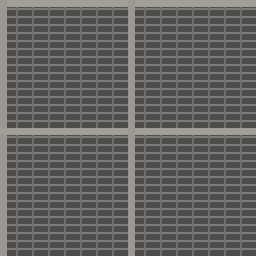
#> input picture assets/walk/basilica-cistern/deck.jpg, 256 x 256 px
$ python -i build_walk.py   (imports and definitions only)
#> lines starting #> are read from the running program, lines starting #| are printed output that depends on the picture
#> further down, picture is the input picture: PIL image 256x256 RGB; mean R, G, B 99.4, 98.2, 95.6
"""Usage: python3.11 tool/walk/build_walk.py [studio/walk/<id>.yaml ...]

P14: builds an immersive walk (WK) from its spec into assets/walk/<id>/:

  model.glb     the prototype meshes (spolia shafts & bases, capitals & imposts,
                groin-vault bay, 2022 seismic tie-rods, water-edge uplights,
                wall segments, pilaster, carved Medusa bases and photo faces,
                steel walkway, railings, stone stair, LED strips, dual water
                surfaces, fish), y-up, with light baked into vertex colours
  walk.json     the manifest: grid, capitals & spolia shafts order, special
                columns, deck route, stops, tappable callouts with photos and
                metrics, reveal & story, lighting & fog, ambient placeholders,
                sources and model sha256
  *.jpg / *.png real photo-derived seamless textures extracted deterministically
                from verified Wikimedia Commons photographs in
                assets/media/underground/, plus the 2022 steel grating and
                dual-layer animated water & caustic sheets.
"""
import hashlib
import json
import math
import random
import sys
from pathlib import Path

import numpy as np
import yaml
from PIL import Image, ImageDraw, ImageFilter, ImageOps

sys.path.insert(0, str(Path(__file__).resolve().parent))
import geometry as g  # noqa: E402
from glb import write_glb  # noqa: E402

ROOT = Path(__file__).resolve().parents[2]
STUDIO = ROOT / 'studio/walk'
ASSETS = ROOT / 'assets/walk'
MEDIA_UNDERGROUND = ROOT / 'assets/media/underground'


def value(entry):
    return entry['value'] if isinstance(entry, dict) and 'value' in entry else entry


# [26 lines left out: functions grid_values, distribute, capitals_and_shafts, not called in this run]


def _crop_frac(im, x0, y0, x1, y1):
    w, h = im.size
    return im.crop((int(w * x0), int(h * y0), int(w * x1), int(h * y1)))


# [17 lines left out: function _seamless, not called in this run]


def _tone_albedo(pil_img, target_mean=0.80, contrast=0.88, desat=0.65, blur_r=24, per_channel=True):
    """Flat-fields a real photo patch into a clean neutral-lit albedo texture
    with soft tanh highlight shoulder so baked uplighting never clips white."""
#> called with target_mean = 0.8, contrast = 0.88, desat = 0.65, blur_r = 24, per_channel = True
    a = np.asarray(pil_img.convert('RGB'), dtype=np.float64) / 255.0
    blur = np.asarray(pil_img.convert('RGB').filter(ImageFilter.GaussianBlur(radius=blur_r)),
                      dtype=np.float64) / 255.0
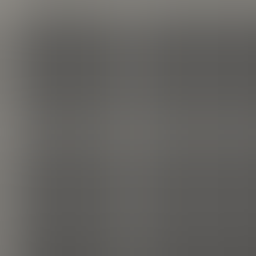
#> blur: shape (256, 256, 3) float64; mean R, G, B 0.397, 0.392, 0.382
    denom = np.maximum(0.18, blur if per_channel else blur.mean(axis=2, keepdims=True))
    flat = a / denom
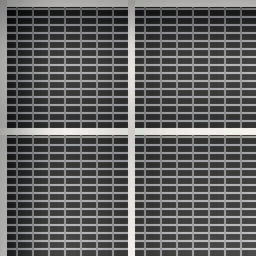
#> flat: shape (256, 256, 3) float64; mean R, G, B 0.981, 0.981, 0.983; drawn with min black and max white
    flat = flat / np.maximum(1e-4, flat.mean())
    flat = 1.0 + np.tanh((flat - 1.0) * contrast) * 0.42
    gray = flat.mean(axis=2, keepdims=True)
    bal = flat * (1.0 - desat) + gray * desat
    out = bal * target_mean
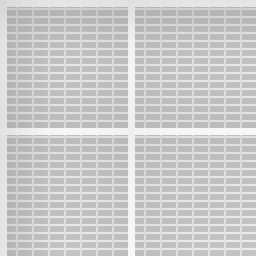
#> out: shape (256, 256, 3) float64; mean R, G, B 0.799, 0.799, 0.799
    return Image.fromarray(np.clip(out * 255.0, 28, 240).astype(np.uint8))


# [324 lines left out: functions build_photo_textures, deck_grating_texture, water_textures, build, main, not called in this run]


# [2 lines not run here, left out]

>>> from PIL import Image
>>> picture = Image.open('../../assets/walk/basilica-cistern/deck.jpg')
>>> result = _tone_albedo(picture)
